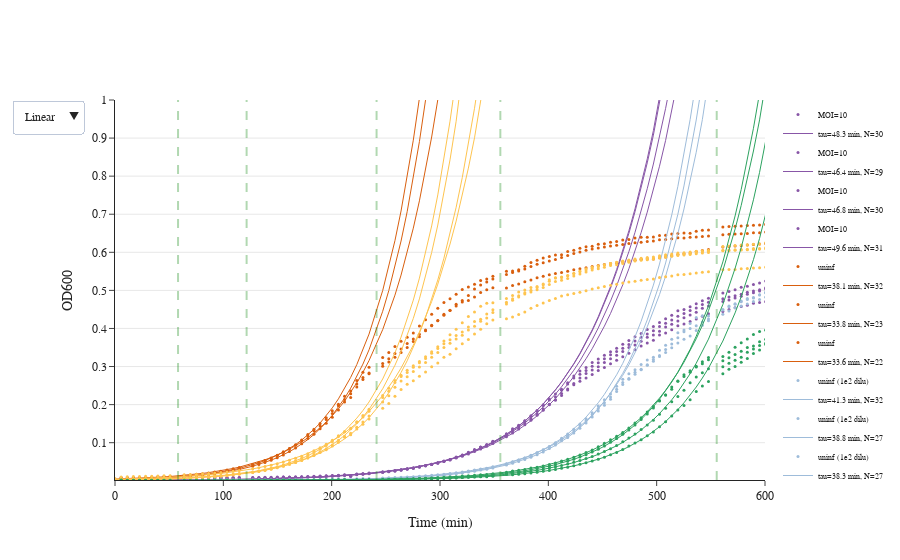

Here is the notebook cell this chart was saved with:
### Code cell
inf = np.array([2,8,14,20])
uninf = np.array([3,9,15])
uninf_dilu = np.array([4,10,16])
lyso = np.array([5,11,17,23])
lyso_dilu = np.array([6,12,18,24])
idx_blank = np.array([7,25])

ave_blank = np.mean(df.to_numpy()[idx_blank],axis=0); 

labels = ['MOI=10','MOI=10','MOI=10','MOI=10',\
          'uninf', 'uninf', 'uninf', \
          'uninf (1e2 dilu)','uninf (1e2 dilu)','uninf (1e2 dilu)',\
          'lysogen','lysogen','lysogen','lysogen',\
          'lysogen (1e2 dilu)','lysogen (1e2 dilu)','lysogen (1e2 dilu)','lysogen (1e2 dilu)'];

fig = go.Figure()
#plt.rcParams["figure.figsize"] = (20,10)
k = 0;
labels = ['MOI=10','uninf','uninf (1e2 dilu)','lysogen','lysogen (1e2 dilu)']; 
colors = ['#8856a7','#d95f0e','#9ebcda','#fec44f','#2ca25f','#99d8c9'];
for i in (inf, uninf, uninf_dilu, lyso, lyso_dilu):

    sample = np.log2(df.to_numpy()[i]-ave_blank);
    for kk in range(0,len(sample)):
        data = sample[kk,:];
        if labels[k] == 'lysogen' and kk == 3:
            array_tmp = get_linear_range(time, data, 0.02, 0.999, 20, 0);
        else:
            array_tmp = get_linear_range(time, data, 0.01, 0.995, 20, 0);
        j_0 = array_tmp[0];
        j = array_tmp[1];
        xdata = time[j_0:j_0+j];
        ydata = data[j_0:j_0+j];
        slope, intercept, r_value, _, stderr = linregress(xdata, ydata);
        sample_d[i[kk]] = Sample(labels[k], i[kk], 1/slope, intercept);         
        generation_time = str(1/slope)[:4]; 
        
        
        fig.add_trace(go.Scatter(
            x=time,
            y=np.power(2,data),
            mode='markers',
            name=labels[k],
            marker=dict(size=3, color=colors[k]),
        ))
        
        fig.add_trace(go.Scatter(
            x=time,
            y=np.power(2,slope*time+intercept),
            mode='lines', 
            name='tau'+'='+generation_time+' min,'+' N='+str(j),
            line=dict(color=colors[k],width=1),
        ))

    k = k+1; 

for i in [10,21,42,62,97,227]:
    fig.add_vline(x=time0[i],line_width=2, line_dash="dash", line_color="green")

        
fig.update_layout(font_family="arial",\
                  xaxis_title='Time (min)',\
                  yaxis_title='OD600',\
                  updatemenus=[dict(\
                       buttons=[\
                                dict(label="Linear",  method="relayout", args=[{"yaxis.type": "linear"}]),\
                                dict(label="Log", method="relayout", args=[{"yaxis.type": "log"}]),\
                               ])])



#fig.update_xaxes(showgrid=True)
fig.update_yaxes(showgrid=True)


fig.update_layout(legend=dict(
    font = dict(size=8),
))

fig.update_xaxes(range=[0, 600])
fig.update_yaxes(range=[2e-3, 1])
fig.layout.font.family = 'Arial'; fig.layout.font.size = 12

fig.show()
fig.write_html("data_211105/04_gr_fit.html")
#plt.xlim((0,900))
#plt.ylim((-9,0.8))
#plt.legend(labelcolor='linecolor',ncol=2); 
#plt.grid(True);
#plt.ylabel('log2 OD600'); plt.xlabel('Time (min)')
#plt.tight_layout()
#plt.title('overday without IPTG')

### Figure 1 — Plotly figure (JSON) as saved in the notebook; plotly's stock layout.template omitted (floating-point values rounded to 4 significant figures; data arrays with more than 128 entries replaced by an {"elided": "..."} marker saying what was removed)
{"data": [{"marker": {"color": "#8856a7", "size": 3}, "mode": "markers", "name": "MOI=10", "type": "scatter", "x": {"elided": "248 float values"}, "y": {"elided": "248 float values"}}, {"line": {"color": "#8856a7", "width": 1}, "mode": "lines", "name": "tau=48.3 min, N=30", "type": "scatter", "x": {"elided": "248 float values"}, "y": {"elided": "248 float values"}}, {"marker": {"color": "#8856a7", "size": 3}, "mode": "markers", "name": "MOI=10", "type": "scatter", "x": {"elided": "248 float values"}, "y": {"elided": "248 float values"}}, {"line": {"color": "#8856a7", "width": 1}, "mode": "lines", "name": "tau=46.4 min, N=29", "type": "scatter", "x": {"elided": "248 float values"}, "y": {"elided": "248 float values"}}, {"marker": {"color": "#8856a7", "size": 3}, "mode": "markers", "name": "MOI=10", "type": "scatter", "x": {"elided": "248 float values"}, "y": {"elided": "248 float values"}}, {"line": {"color": "#8856a7", "width": 1}, "mode": "lines", "name": "tau=46.8 min, N=30", "type": "scatter", "x": {"elided": "248 float values"}, "y": {"elided": "248 float values"}}, {"marker": {"color": "#8856a7", "size": 3}, "mode": "markers", "name": "MOI=10", "type": "scatter", "x": {"elided": "248 float values"}, "y": {"elided": "248 float values"}}, {"line": {"color": "#8856a7", "width": 1}, "mode": "lines", "name": "tau=49.6 min, N=31", "type": "scatter", "x": {"elided": "248 float values"}, "y": {"elided": "248 float values"}}, {"marker": {"color": "#d95f0e", "size": 3}, "mode": "markers", "name": "uninf", "type": "scatter", "x": {"elided": "248 float values"}, "y": {"elided": "248 float values"}}, {"line": {"color": "#d95f0e", "width": 1}, "mode": "lines", "name": "tau=38.1 min, N=32", "type": "scatter", "x": {"elided": "248 float values"}, "y": {"elided": "248 float values"}}, {"marker": {"color": "#d95f0e", "size": 3}, "mode": "markers", "name": "uninf", "type": "scatter", "x": {"elided": "248 float values"}, "y": {"elided": "248 float values"}}, {"line": {"color": "#d95f0e", "width": 1}, "mode": "lines", "name": "tau=33.8 min, N=23", "type": "scatter", "x": {"elided": "248 float values"}, "y": {"elided": "248 float values"}}, {"marker": {"color": "#d95f0e", "size": 3}, "mode": "markers", "name": "uninf", "type": "scatter", "x": {"elided": "248 float values"}, "y": {"elided": "248 float values"}}, {"line": {"color": "#d95f0e", "width": 1}, "mode": "lines", "name": "tau=33.6 min, N=22", "type": "scatter", "x": {"elided": "248 float values"}, "y": {"elided": "248 float values"}}, {"marker": {"color": "#9ebcda", "size": 3}, "mode": "markers", "name": "uninf (1e2 dilu)", "type": "scatter", "x": {"elided": "248 float values"}, "y": {"elided": "248 float values"}}, {"line": {"color": "#9ebcda", "width": 1}, "mode": "lines", "name": "tau=41.3 min, N=32", "type": "scatter", "x": {"elided": "248 float values"}, "y": {"elided": "248 float values"}}, {"marker": {"color": "#9ebcda", "size": 3}, "mode": "markers", "name": "uninf (1e2 dilu)", "type": "scatter", "x": {"elided": "248 float values"}, "y": {"elided": "248 float values"}}, {"line": {"color": "#9ebcda", "width": 1}, "mode": "lines", "name": "tau=38.8 min, N=27", "type": "scatter", "x": {"elided": "248 float values"}, "y": {"elided": "248 float values"}}, {"marker": {"color": "#9ebcda", "size": 3}, "mode": "markers", "name": "uninf (1e2 dilu)", "type": "scatter", "x": {"elided": "248 float values"}, "y": {"elided": "248 float values"}}, {"line": {"color": "#9ebcda", "width": 1}, "mode": "lines", "name": "tau=38.3 min, N=27", "type": "scatter", "x": {"elided": "248 float values"}, "y": {"elided": "248 float values"}}, {"marker": {"color": "#fec44f", "size": 3}, "mode": "markers", "name": "lysogen", "type": "scatter", "x": {"elided": "248 float values"}, "y": {"elided": "248 float values"}}, {"line": {"color": "#fec44f", "width": 1}, "mode": "lines", "name": "tau=38.0 min, N=27", "type": "scatter", "x": {"elided": "248 float values"}, "y": {"elided": "248 float values"}}, {"marker": {"color": "#fec44f", "size": 3}, "mode": "markers", "name": "lysogen", "type": "scatter", "x": {"elided": "248 float values"}, "y": {"elided": "248 float values"}}, {"line": {"color": "#fec44f", "width": 1}, "mode": "lines", "name": "tau=34.4 min, N=20", "type": "scatter", "x": {"elided": "248 float values"}, "y": {"elided": "248 float values"}}, {"marker": {"color": "#fec44f", "size": 3}, "mode": "markers", "name": "lysogen", "type": "scatter", "x": {"elided": "248 float values"}, "y": {"elided": "248 float values"}}, {"line": {"color": "#fec44f", "width": 1}, "mode": "lines", "name": "tau=34.1 min, N=20", "type": "scatter", "x": {"elided": "248 float values"}, "y": {"elided": "248 float values"}}, {"marker": {"color": "#fec44f", "size": 3}, "mode": "markers", "name": "lysogen", "type": "scatter", "x": {"elided": "248 float values"}, "y": {"elided": "248 float values"}}, {"line": {"color": "#fec44f", "width": 1}, "mode": "lines", "name": "tau=42.2 min, N=22", "type": "scatter", "x": {"elided": "248 float values"}, "y": {"elided": "248 float values"}}, {"marker": {"color": "#2ca25f", "size": 3}, "mode": "markers", "name": "lysogen (1e2 dilu)", "type": "scatter", "x": {"elided": "248 float values"}, "y": {"elided": "248 float values"}}, {"line": {"color": "#2ca25f", "width": 1}, "mode": "lines", "name": "tau=42.6 min, N=28", "type": "scatter", "x": {"elided": "248 float values"}, "y": {"elided": "248 float values"}}, {"marker": {"color": "#2ca25f", "size": 3}, "mode": "markers", "name": "lysogen (1e2 dilu)", "type": "scatter", "x": {"elided": "248 float values"}, "y": {"elided": "248 float values"}}, {"line": {"color": "#2ca25f", "width": 1}, "mode": "lines", "name": "tau=42.0 min, N=33", "type": "scatter", "x": {"elided": "248 float values"}, "y": {"elided": "248 float values"}}, {"marker": {"color": "#2ca25f", "size": 3}, "mode": "markers", "name": "lysogen (1e2 dilu)", "type": "scatter", "x": {"elided": "248 float values"}, "y": {"elided": "248 float values"}}, {"line": {"color": "#2ca25f", "width": 1}, "mode": "lines", "name": "tau=41.0 min, N=24", "type": "scatter", "x": {"elided": "248 float values"}, "y": {"elided": "248 float values"}}, {"marker": {"color": "#2ca25f", "size": 3}, "mode": "markers", "name": "lysogen (1e2 dilu)", "type": "scatter", "x": {"elided": "248 float values"}, "y": {"elided": "248 float values"}}, {"line": {"color": "#2ca25f", "width": 1}, "mode": "lines", "name": "tau=43.4 min, N=33", "type": "scatter", "x": {"elided": "248 float values"}, "y": {"elided": "248 float values"}}], "layout": {"font": {"family": "Arial", "size": 12}, "legend": {"font": {"size": 8}}, "shapes": [{"line": {"color": "green", "dash": "dash", "width": 2}, "type": "line", "x0": 58.2, "x1": 58.2, "xref": "x", "y0": 0, "y1": 1, "yref": "y domain"}, {"line": {"color": "green", "dash": "dash", "width": 2}, "type": "line", "x0": 121.5, "x1": 121.5, "xref": "x", "y0": 0, "y1": 1, "yref": "y domain"}, {"line": {"color": "green", "dash": "dash", "width": 2}, "type": "line", "x0": 241.4, "x1": 241.4, "xref": "x", "y0": 0, "y1": 1, "yref": "y domain"}, {"line": {"color": "green", "dash": "dash", "width": 2}, "type": "line", "x0": 355.7, "x1": 355.7, "xref": "x", "y0": 0, "y1": 1, "yref": "y domain"}, {"line": {"color": "green", "dash": "dash", "width": 2}, "type": "line", "x0": 555.4, "x1": 555.4, "xref": "x", "y0": 0, "y1": 1, "yref": "y domain"}, {"line": {"color": "green", "dash": "dash", "width": 2}, "type": "line", "x0": 1291.0, "x1": 1291.0, "xref": "x", "y0": 0, "y1": 1, "yref": "y domain"}], "updatemenus": [{"buttons": [{"args": [{"yaxis.type": "linear"}], "label": "Linear", "method": "relayout"}, {"args": [{"yaxis.type": "log"}], "label": "Log", "method": "relayout"}]}], "xaxis": {"range": [0, 600], "title": {"text": "Time (min)"}}, "yaxis": {"range": [0.002, 1], "showgrid": true, "title": {"text": "OD600"}}}}
